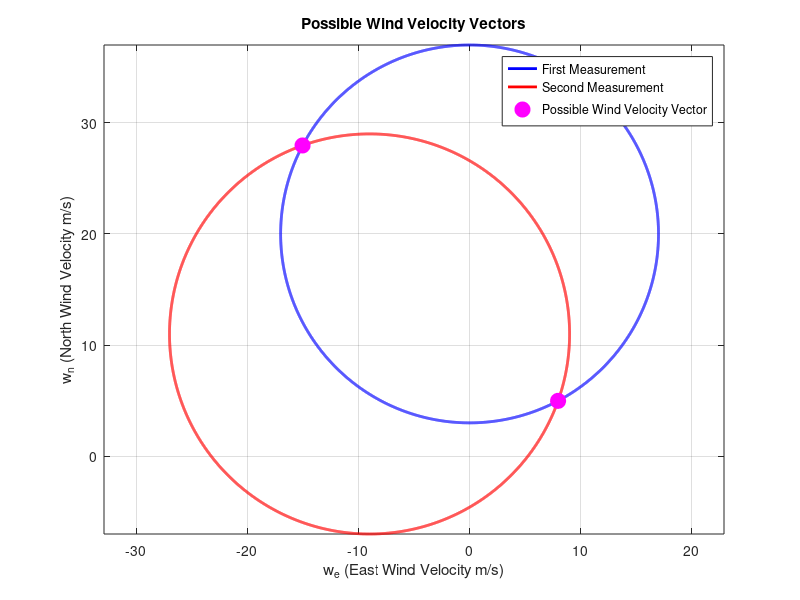

MATLAB code for this plot: (Note: this script raises an error after producing the figure.)
%%
close all; clear; clc;


%% Problem 2
angles = linspace(0, 2*pi, 10000);
wind_vecs_1 = -17 .* [cos(angles); sin(angles)] + [20; 0];
wind_vecs_2 = -18 .* [cos(angles); sin(angles)] + [11; -9];

% Find where they intersect
angle_diff = vecnorm(wind_vecs_2 - wind_vecs_1, 2, 1);

% Plot
figure();
plot(wind_vecs_1(2,:), wind_vecs_1(1,:), 'linewidth', 2, 'color', 'b')
hold on
grid on
plot(wind_vecs_2(2,:), wind_vecs_2(1,:), 'linewidth', 2, 'color', 'r')
scatter([-15.0286; 7.96325], [27.9604; 4.9794], 'filled', 'MarkerEdgeColor', 'm', 'MarkerFaceColor', 'm', 'Marker', 'o', 'SizeData', 120)


xlabel('w_e (East Wind Velocity m/s)')
ylabel('w_n (North Wind Velocity m/s)')
title('Possible Wind Velocity Vectors')
legend('First Measurement', 'Second Measurement', 'Possible Wind Velocity Vector', 'location', 'best')
axis equal



%% Problem 3
% Wind sensitivity analysis
Vee = [20; 0; 0];
Va = 15;
phi = 0;
theta = 5 * pi/180;
psi = 0;

beta = 2 * pi/180;
alpha = 8 * pi/180;

% Euler angles
euler_angles = [phi; theta; psi];

nominal_wind = CalculateInertialWind(Vee, euler_angles, Va, beta, alpha);
nom_speed = norm(nominal_wind);
nom_direction = atan2(nominal_wind(2), nominal_wind(1));

% Sensitivity analysis
del_anlge = 0.1 * pi/180;
del_phi = del_anlge;
del_theta = del_anlge;
del_psi = del_anlge;

% Calculate the wind with the sensitivity variables
euler_phi = euler_angles + [del_phi; 0; 0];
euler_theta = euler_angles + [0; del_theta; 0];
euler_psi = euler_angles + [0; 0; del_psi];

% Calculate the wind
phi_wind = CalculateInertialWind(Vee, euler_phi, Va, beta, alpha);
theta_wind = CalculateInertialWind(Vee, euler_theta, Va, beta, alpha);
psi_wind = CalculateInertialWind(Vee, euler_psi, Va, beta, alpha);

% Calculate the speed and direction
phi_speed = norm(phi_wind);
phi_direction = atan2(phi_wind(2), phi_wind(1));
theta_speed = norm(theta_wind);
theta_direction = atan2(theta_wind(2), theta_wind(1));
psi_speed = norm(psi_wind);
psi_direction = atan2(psi_wind(2), psi_wind(1));

% Sensitivity calculation
phi_speed_sens = (phi_speed - nom_speed) / del_phi;
phi_direction_sens = (phi_direction - nom_direction) / del_phi;
theta_speed_sens = (theta_speed - nom_speed) / del_theta;
theta_direction_sens = (theta_direction - nom_direction) / del_theta;
psi_speed_sens = (psi_speed - nom_speed) / del_psi;
psi_direction_sens = (psi_direction - nom_direction) / del_psi;

% Output results
% Display using fprintf
fprintf('Sensitivities:\n');
fprintf('Phi Speed Sensitivity: %.3f\n', phi_speed_sens);
fprintf('Phi Direction Sensitivity: %.3f\n', phi_direction_sens);
fprintf('Theta Speed Sensitivity: %.3f\n', theta_speed_sens);
fprintf('Theta Direction Sensitivity: %.3f\n', theta_direction_sens);
fprintf('Psi Speed Sensitivity: %.3f\n', psi_speed_sens);
fprintf('Psi Direction Sensitivity: %.3f\n', psi_direction_sens);
